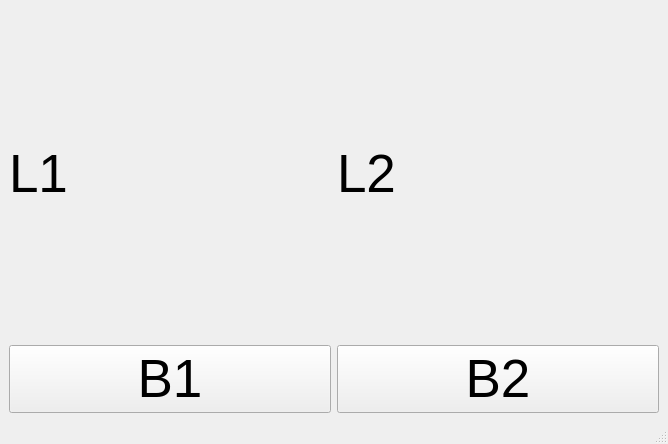
<?xml version="1.0" encoding="UTF-8"?>
<ui version="4.0">
 <class>MainWindow</class>
 <widget class="QMainWindow" name="MainWindow">
  <property name="geometry">
   <rect>
    <x>0</x>
    <y>0</y>
    <width>668</width>
    <height>444</height>
   </rect>
  </property>
  <property name="windowTitle">
   <string>MainWindow</string>
  </property>
  <widget class="QWidget" name="centralwidget">
   <property name="font">
    <font>
     <pointsize>40</pointsize>
    </font>
   </property>
   <layout class="QHBoxLayout" name="horizontalLayout">
    <item>
     <layout class="QGridLayout" name="gridLayout">
      <item row="0" column="1">
       <widget class="QLabel" name="label2">
        <property name="text">
         <string>L2</string>
        </property>
       </widget>
      </item>
      <item row="0" column="0">
       <widget class="QLabel" name="label1">
        <property name="text">
         <string>L1</string>
        </property>
       </widget>
      </item>
      <item row="1" column="0">
       <widget class="QPushButton" name="button1">
        <property name="text">
         <string>B1</string>
        </property>
       </widget>
      </item>
      <item row="1" column="1">
       <widget class="QPushButton" name="button2">
        <property name="text">
         <string>B2</string>
        </property>
       </widget>
      </item>
     </layout>
    </item>
   </layout>
  </widget>
  <widget class="QMenuBar" name="menubar">
   <property name="geometry">
    <rect>
     <x>0</x>
     <y>0</y>
     <width>668</width>
     <height>33</height>
    </rect>
   </property>
  </widget>
  <widget class="QStatusBar" name="statusbar"/>
 </widget>
 <resources/>
 <connections/>
</ui>
